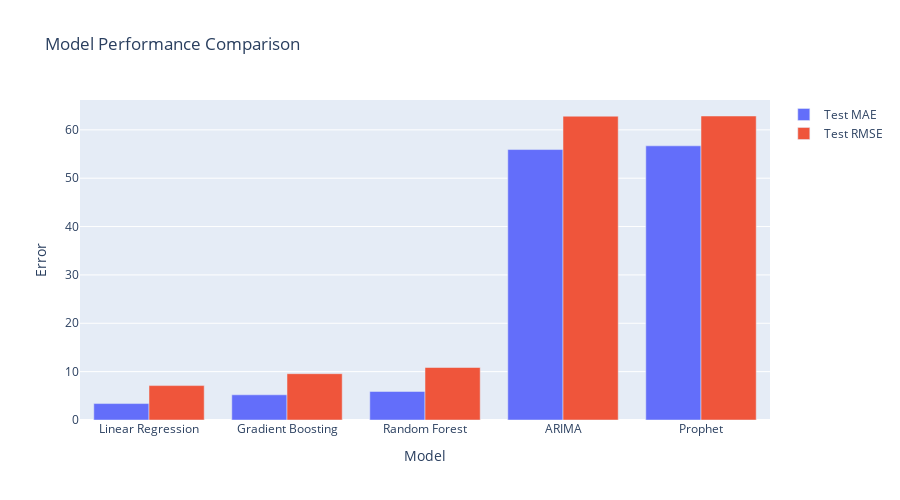

The cell this chart's notebook holds for it:
### Code cell
# Visualize model comparison
fig = go.Figure()
metrics_to_plot = ['Test MAE', 'Test RMSE']
for metric in metrics_to_plot:
    fig.add_trace(go.Bar(
        name=metric,
        x=comparison_df['Model'],
        y=comparison_df[metric]
    ))
fig.update_layout(
    title='Model Performance Comparison',
    xaxis_title='Model',
    yaxis_title='Error',
    barmode='group',
    height=500
)
fig.show()

### Figure 1 — Plotly figure (JSON) as saved in the notebook; plotly's stock layout.template omitted (floating-point values rounded to 4 significant figures)
{"data": [{"name": "Test MAE", "type": "bar", "x": ["Linear Regression", "Gradient Boosting", "Random Forest", "ARIMA", "Prophet"], "y": [3.398, 5.211, 5.901, 55.93, 56.7]}, {"name": "Test RMSE", "type": "bar", "x": ["Linear Regression", "Gradient Boosting", "Random Forest", "ARIMA", "Prophet"], "y": [7.116, 9.575, 10.86, 62.82, 62.86]}], "layout": {"barmode": "group", "height": 500, "title": {"text": "Model Performance Comparison"}, "xaxis": {"title": {"text": "Model"}}, "yaxis": {"title": {"text": "Error"}}}}
